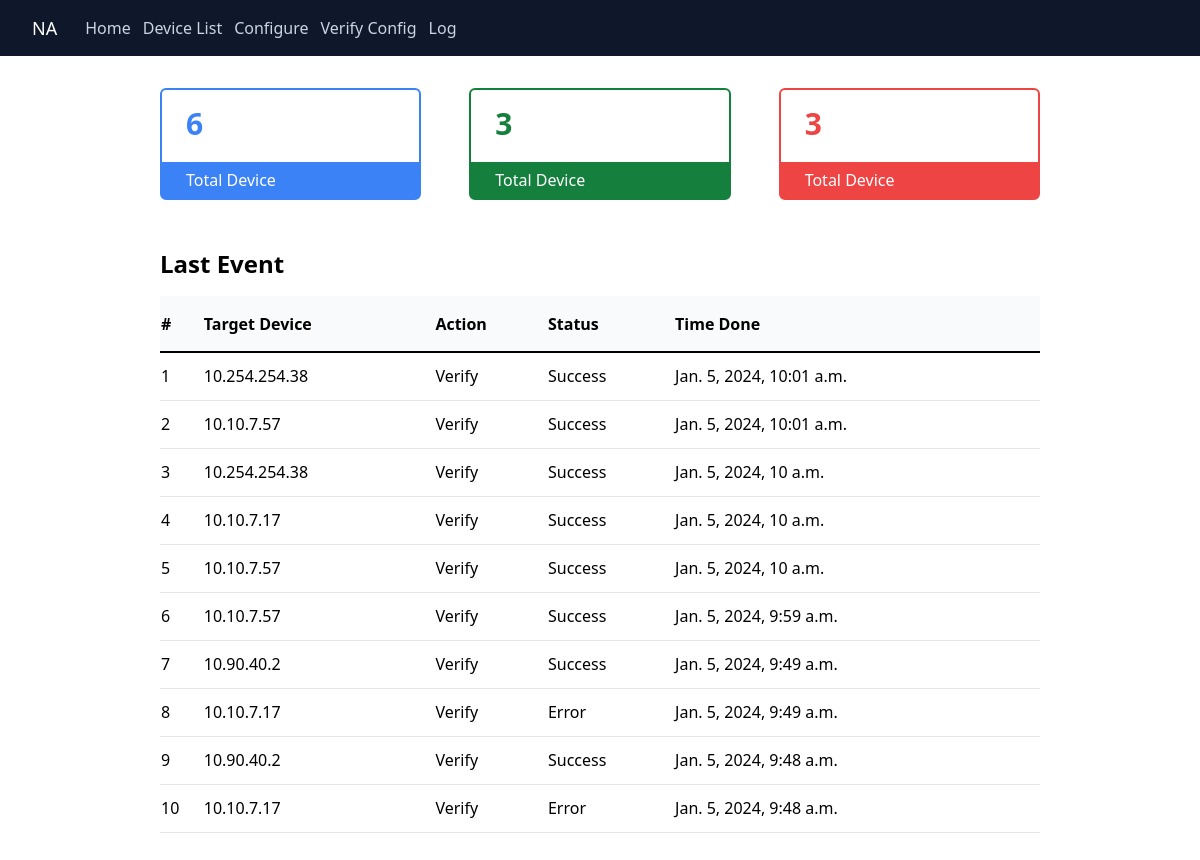
The page / on the database its author committed.
### network_automation/models.py (models this page shows, shortened)
class Log(models.Model):
    target = models.CharField(max_length=255)
    action = models.CharField(max_length=255)
    status = models.CharField(max_length=255)
    time = models.DateTimeField(null=True)
    messages = models.CharField(max_length=255, blank=True)

### network_automation/views.py (the view)
# urls.py: path('', views.home, name='home'),
def home(request):
    all_device = Device.objects.all()
    cisco_device = Device.objects.filter(vendor='cisco')
    mikrotik_device = Device.objects.filter(vendor='mikrotik')
    last_event = Log.objects.all().order_by('-id')[:10]
    context = {
        'all_device': len(all_device),
        'cisco_device': len(cisco_device),
        'mikrotik_device': len(mikrotik_device),
        'last_event' : last_event
    }
    return render(request, 'home.html', context)

### templates/home.html
{% extends 'base.html' %}
{% block content %}
<div class="flex gap-12">
    <div class="w-72 h-28 rounded-md border-2 border-blue-500 grid grid-rows-3">
        <div class="row-span-2 px-6 py-4 text-blue-500 font-semibold text-3xl">{{all_device}}</div>
        <div class="w-full bg-blue-500 px-6 text-white flex items-center">Total Device</div>
    </div>
    <div class="w-72 h-28 rounded-md border-2 border-green-700 grid grid-rows-3">
        <div class="row-span-2 px-6 py-4 text-green-700 font-semibold text-3xl">{{cisco_device}}</div>
        <div class="w-full bg-green-700 px-6 text-white flex items-center">Total Device</div>
    </div>
    <div class="w-72 h-28 rounded-md border-2 border-red-500 grid grid-rows-3">
        <div class="row-span-2 px-6 py-4 text-red-500 font-semibold text-3xl">{{mikrotik_device}}</div>
        <div class="w-full bg-red-500 px-6 text-white flex items-center">Total Device</div>
    </div>
</div>
<div class="mt-12">
    <h3 class="font-bold text-2xl">Last Event</h3>
    <table class="mt-4 w-full">
        <thead class="bg-gray-50">
            <tr class="h-14 border-b-2 border-black text-left">
                <th>#</th>
                <th>Target Device</th>
                <th>Action</th>
                <th>Status</th>
                <th>Time Done</th>
            </tr>
        </thead>
        <tbody>
            {% for event in last_event %}
                <tr class="border-b h-12">
                    <td>{{forloop.counter}}</td>
                    <td>{{event.target}}</td>
                    <td>{{event.action}}</td>
                    <td>{{event.status}}</td>
                    <td>{{event.time}}</td>
                </tr>
            {% endfor %}
        </tbody>
    </table>
</div>
{% endblock content %}

### templates/base.html (shortened to what this page needs)
{% load static tailwind_tags %}
<!DOCTYPE html>
<html lang="en">
  <head>
    {% tailwind_css %}
  </head>
  <body class="">
    {% include 'components/common/header.html' %}
    <main class="py-8 mx-40">
        {% block content %}{% endblock %}
    </main>
  </body>
</html>

### templates/components/common/header.html
{%load static%}
<header class="w-full h-14 bg-slate-900 px-8 flex items-center gap-3 text-md text-slate-300">
    <button class="text-lg text-white mr-4">NA</button>
    <a href="{% url 'home' %}" class="hover:text-white">Home</a>
    <a href="{% url 'devices' %}" class="hover:text-white">Device List</a>
    <a href="{% url 'config' %}" class="hover:text-white">Configure</a>
    <a href="{% url 'verify' %}" class="hover:text-white">Verify Config</a>
    <a href="{% url 'log' %}" class="hover:text-white">Log</a>
</header>

### rows shown on the page
Log: target "10.254.254.38", action "Verify", status "Success", time "Jan. 5, 2024, 10:01 a.m."
Log: target "10.10.7.57", action "Verify", status "Success", time "Jan. 5, 2024, 10:01 a.m."
Log: target "10.254.254.38", action "Verify", status "Success", time "Jan. 5, 2024, 10 a.m."
Log: target "10.10.7.17", action "Verify", status "Success", time "Jan. 5, 2024, 10 a.m."
Log: target "10.10.7.57", action "Verify", status "Success", time "Jan. 5, 2024, 10 a.m."
Log: target "10.10.7.57", action "Verify", status "Success", time "Jan. 5, 2024, 9:59 a.m."
Log: target "10.90.40.2", action "Verify", status "Success", time "Jan. 5, 2024, 9:49 a.m."
Log: target "10.10.7.17", action "Verify", status "Error", time "Jan. 5, 2024, 9:49 a.m."
Log: target "10.90.40.2", action "Verify", status "Success", time "Jan. 5, 2024, 9:48 a.m."
Log: target "10.10.7.17", action "Verify", status "Error", time "Jan. 5, 2024, 9:48 a.m."

### other values the page prints
{{ all_device }} "6"
{{ cisco_device }} "3"
{{ mikrotik_device }} "3"
